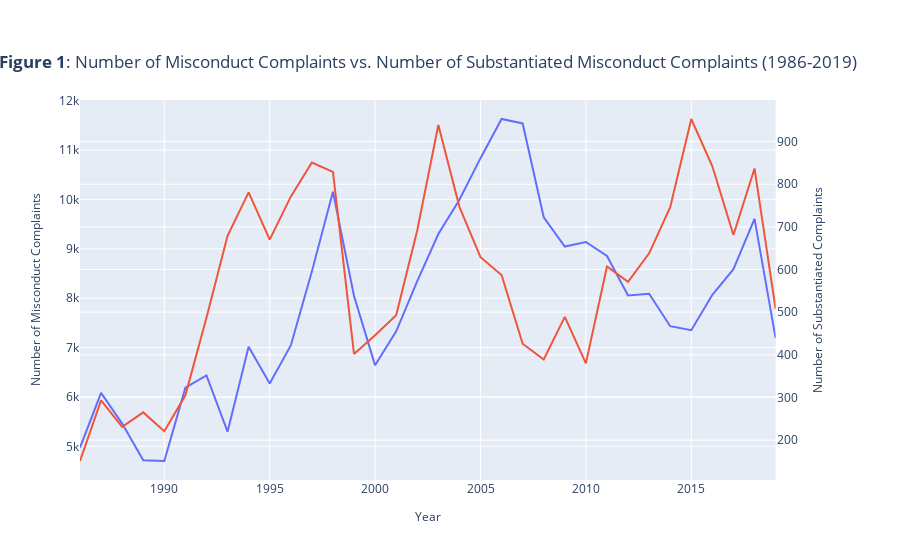

Write notebook code for a chart like this one.
### Code cell
plot_complaints_per_year(all_complaints, substantiated_complaints)

### Figure 1 — Plotly figure (JSON) as saved in the notebook; plotly's stock layout.template omitted (floating-point values rounded to 4 significant figures)
{"data": [{"name": "All Complaints", "type": "scatter", "x": [1986, 1987, 1988, 1989, 1990, 1991, 1992, 1993, 1994, 1995, 1996, 1997, 1998, 1999, 2000, 2001, 2002, 2003, 2004, 2005, 2006, 2007, 2008, 2009, 2010, 2011, 2012, 2013, 2014, 2015, 2016, 2017, 2018, 2019], "xaxis": "x", "y": [4976, 6083, 5460, 4717, 4703, 6188, 6435, 5296, 7015, 6272, 7043, 8541, 10154, 8043, 6640, 7329, 8346, 9299, 9992, 10835, 11628, 11538, 9637, 9046, 9138, 8854, 8054, 8090, 7433, 7351, 8068, 8587, 9606, 7191], "yaxis": "y"}, {"name": "Substantiated", "type": "scatter", "x": [1986, 1987, 1988, 1989, 1990, 1991, 1992, 1993, 1994, 1995, 1996, 1997, 1998, 1999, 2000, 2001, 2002, 2003, 2004, 2005, 2006, 2007, 2008, 2009, 2010, 2011, 2012, 2013, 2014, 2015, 2016, 2017, 2018, 2019], "xaxis": "x", "y": [151, 293, 231, 265, 221, 305, 487, 679, 781, 670, 771, 851, 829, 402, 446, 493, 692, 939, 747, 629, 587, 426, 389, 489, 380, 607, 571, 638, 746, 953, 842, 681, 837, 508], "yaxis": "y2"}], "layout": {"showlegend": false, "title": {"text": "<b>Figure 1</b>: Number of Misconduct Complaints vs. Number of Substantiated Misconduct Complaints (1986-2019)", "x": 0.475, "xanchor": "center", "y": 0.9, "yanchor": "top"}, "xaxis": {"anchor": "y", "domain": [0, 0.94], "title": {"text": "<span style='font-size: 12px;'>Year</span>"}}, "yaxis": {"anchor": "x", "domain": [0, 1], "title": {"text": "<span style='font-size: 12px;'>Number of Misconduct Complaints</span>"}}, "yaxis2": {"anchor": "x", "overlaying": "y", "side": "right", "title": {"text": "<span style='font-size: 12px;'>Number of Substantiated Complaints</span>"}}}}
